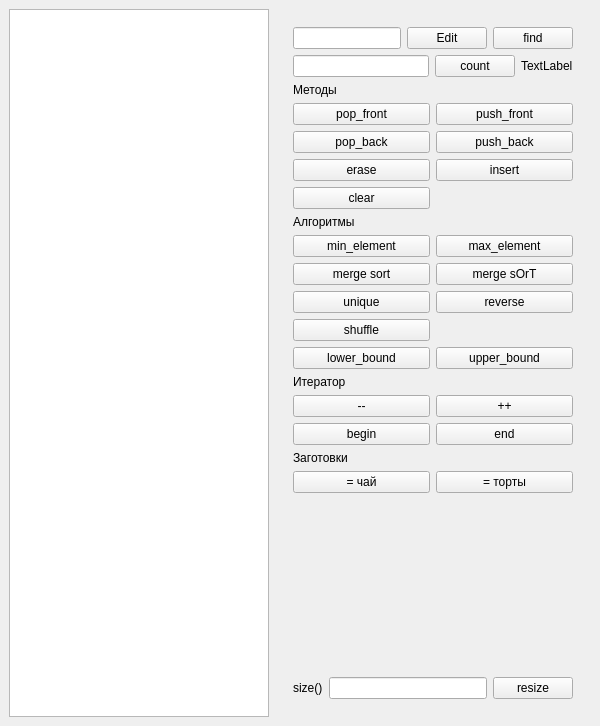
<?xml version="1.0" encoding="UTF-8"?>
<ui version="4.0">
 <class>MainWindow</class>
 <widget class="QMainWindow" name="MainWindow">
  <property name="geometry">
   <rect>
    <x>0</x>
    <y>0</y>
    <width>600</width>
    <height>726</height>
   </rect>
  </property>
  <property name="windowTitle">
   <string>std::deque demo</string>
  </property>
  <widget class="QWidget" name="centralwidget">
   <layout class="QHBoxLayout" name="horizontalLayout">
    <item>
     <layout class="QHBoxLayout" name="horizontalLayout_2">
      <item>
       <widget class="QListWidget" name="list_widget"/>
      </item>
      <item>
       <widget class="QFrame" name="verticalFrame">
        <layout class="QVBoxLayout" name="verticalLayout">
         <item>
          <widget class="QFrame" name="verticalFrame">
           <layout class="QVBoxLayout" name="verticalLayout_2">
            <item>
             <layout class="QHBoxLayout" name="horizontalLayout_5">
              <item>
               <widget class="QLineEdit" name="txt_elem_content"/>
              </item>
              <item>
               <widget class="QPushButton" name="btn_edit">
                <property name="text">
                 <string>Edit</string>
                </property>
               </widget>
              </item>
              <item>
               <widget class="QPushButton" name="btn_find">
                <property name="text">
                 <string>find</string>
                </property>
               </widget>
              </item>
             </layout>
            </item>
            <item>
             <layout class="QHBoxLayout" name="horizontalLayout_7">
              <item>
               <widget class="QLineEdit" name="le_count"/>
              </item>
              <item>
               <widget class="QPushButton" name="btn_count">
                <property name="text">
                 <string>count</string>
                </property>
               </widget>
              </item>
              <item>
               <widget class="QLabel" name="lbl_count">
                <property name="text">
                 <string>TextLabel</string>
                </property>
               </widget>
              </item>
             </layout>
            </item>
            <item>
             <widget class="QLabel" name="label_2">
              <property name="text">
               <string>Методы</string>
              </property>
             </widget>
            </item>
            <item>
             <layout class="QGridLayout" name="gridLayout">
              <item row="4" column="0">
               <widget class="QPushButton" name="btn_clear">
                <property name="text">
                 <string>clear</string>
                </property>
               </widget>
              </item>
              <item row="1" column="1">
               <widget class="QPushButton" name="btn_push_back">
                <property name="text">
                 <string>push_back</string>
                </property>
               </widget>
              </item>
              <item row="2" column="1">
               <widget class="QPushButton" name="btn_insert">
                <property name="text">
                 <string>insert</string>
                </property>
               </widget>
              </item>
              <item row="1" column="0">
               <widget class="QPushButton" name="btn_pop_back">
                <property name="text">
                 <string>pop_back</string>
                </property>
               </widget>
              </item>
              <item row="2" column="0">
               <widget class="QPushButton" name="btn_erase">
                <property name="text">
                 <string>erase</string>
                </property>
               </widget>
              </item>
              <item row="0" column="0">
               <widget class="QPushButton" name="btn_pop_front">
                <property name="text">
                 <string>pop_front</string>
                </property>
               </widget>
              </item>
              <item row="0" column="1">
               <widget class="QPushButton" name="btn_push_front">
                <property name="text">
                 <string>push_front</string>
                </property>
               </widget>
              </item>
             </layout>
            </item>
            <item>
             <widget class="QLabel" name="label_6">
              <property name="text">
               <string>Алгоритмы</string>
              </property>
             </widget>
            </item>
            <item>
             <layout class="QGridLayout" name="gridLayout_3">
              <item row="0" column="1">
               <widget class="QPushButton" name="btn_max_element">
                <property name="text">
                 <string>max_element</string>
                </property>
               </widget>
              </item>
              <item row="2" column="1">
               <widget class="QPushButton" name="btn_reverse">
                <property name="text">
                 <string>reverse</string>
                </property>
               </widget>
              </item>
              <item row="2" column="0">
               <widget class="QPushButton" name="btn_unique">
                <property name="text">
                 <string>unique</string>
                </property>
               </widget>
              </item>
              <item row="1" column="1">
               <widget class="QPushButton" name="btn_sort_2">
                <property name="text">
                 <string>merge sOrT</string>
                </property>
               </widget>
              </item>
              <item row="3" column="0">
               <widget class="QPushButton" name="btn_shuffle">
                <property name="text">
                 <string>shuffle</string>
                </property>
               </widget>
              </item>
              <item row="1" column="0">
               <widget class="QPushButton" name="btn_sort">
                <property name="text">
                 <string>merge sort</string>
                </property>
               </widget>
              </item>
              <item row="0" column="0">
               <widget class="QPushButton" name="btn_min_element">
                <property name="text">
                 <string>min_element</string>
                </property>
               </widget>
              </item>
              <item row="4" column="0">
               <widget class="QPushButton" name="btn_lower_bound">
                <property name="text">
                 <string>lower_bound</string>
                </property>
               </widget>
              </item>
              <item row="4" column="1">
               <widget class="QPushButton" name="btn_upper_bound">
                <property name="text">
                 <string>upper_bound</string>
                </property>
               </widget>
              </item>
             </layout>
            </item>
            <item>
             <widget class="QLabel" name="label_4">
              <property name="text">
               <string>Итератор</string>
              </property>
             </widget>
            </item>
            <item>
             <layout class="QGridLayout" name="gridLayout_2">
              <item row="0" column="0">
               <widget class="QPushButton" name="btn_dec_iterator">
                <property name="text">
                 <string>--</string>
                </property>
               </widget>
              </item>
              <item row="0" column="1">
               <widget class="QPushButton" name="btn_inc_iterator">
                <property name="text">
                 <string>++</string>
                </property>
               </widget>
              </item>
              <item row="1" column="0">
               <widget class="QPushButton" name="btn_begin">
                <property name="text">
                 <string>begin</string>
                </property>
               </widget>
              </item>
              <item row="1" column="1">
               <widget class="QPushButton" name="btn_end">
                <property name="text">
                 <string>end</string>
                </property>
               </widget>
              </item>
             </layout>
            </item>
            <item>
             <widget class="QLabel" name="label_3">
              <property name="text">
               <string>Заготовки</string>
              </property>
             </widget>
            </item>
            <item>
             <layout class="QHBoxLayout" name="horizontalLayout_3">
              <item>
               <widget class="QPushButton" name="btn_tea">
                <property name="text">
                 <string>= чай</string>
                </property>
               </widget>
              </item>
              <item>
               <widget class="QPushButton" name="btn_cakes">
                <property name="text">
                 <string>= торты</string>
                </property>
               </widget>
              </item>
             </layout>
            </item>
           </layout>
          </widget>
         </item>
         <item>
          <spacer name="verticalSpacer">
           <property name="orientation">
            <enum>Qt::Orientation::Vertical</enum>
           </property>
           <property name="sizeHint" stdset="0">
            <size>
             <width>20</width>
             <height>40</height>
            </size>
           </property>
          </spacer>
         </item>
         <item>
          <layout class="QHBoxLayout" name="horizontalLayout_6"/>
         </item>
         <item alignment="Qt::AlignmentFlag::AlignBottom">
          <widget class="QFrame" name="horizontalFrame_3">
           <layout class="QHBoxLayout" name="horizontalLayout_4">
            <item>
             <widget class="QLabel" name="label">
              <property name="text">
               <string>size()</string>
              </property>
             </widget>
            </item>
            <item>
             <widget class="QLineEdit" name="txt_size"/>
            </item>
            <item>
             <widget class="QPushButton" name="btn_resize">
              <property name="text">
               <string>resize</string>
              </property>
             </widget>
            </item>
           </layout>
          </widget>
         </item>
        </layout>
       </widget>
      </item>
     </layout>
    </item>
   </layout>
  </widget>
 </widget>
 <resources/>
 <connections/>
</ui>
